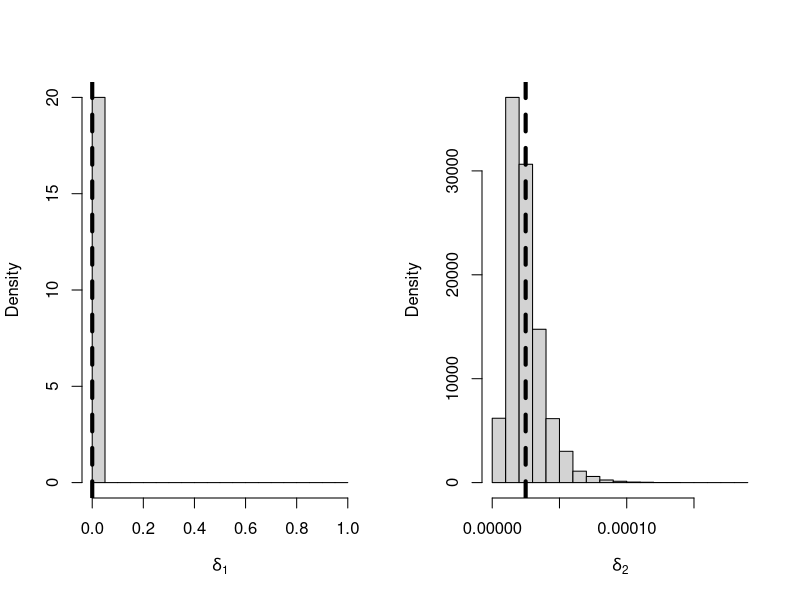
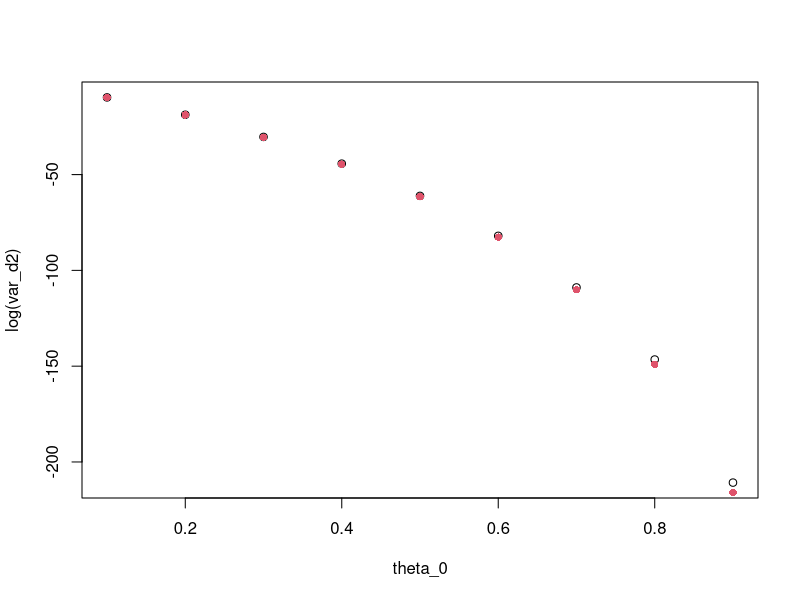

These figures' R source, in order:
get_delta_1 <- function(sample){
   as.numeric(
     sample[1] == 1
   )
}
get_delta_2 <- function(sample, Ntrial){
  n <- length(sample)
  S <- sum(sample) ## T in the exam's notation
  ld2 <- log(Ntrial) + lchoose(Ntrial*(n-1), S-1) - lchoose(Ntrial*n, S)
  return(exp(ld2))
}
CRLB <- function(theta, k, size){
  Itheta <- k/(theta*(1-theta))
  gprime <- -k*(1-theta)^k * (k*theta-1)/(theta-1)^2
  return(
    gprime^2 / (size*Itheta)
  )
}
compute_MSE <- function(theta0, hats){
  VV <- var(hats)
  BB <- mean(hats) - theta0
  MSE <- VV + BB^2
  EQM <- mean((hats-theta0)^2)
  return(data.frame(
    est_variance = VV,
    est_bias = BB,
    mse = MSE,
    eqm = EQM
  ))
}

get_est_properties <- function(theta0, Nt, Nobs, Nrep){
  gtheta0 <- exp(log(Nt) + log(theta0) + (Nt-1)*log1p(-theta0))
  
  all.replicates <- matrix(NA, ncol = Nobs, nrow = Nrep)
  for(i in 1:Nrep){
    all.replicates[i, ] <- rbinom(n = Nobs, size = Nt, prob = theta0)
  }
  
  D1.ests <- apply(all.replicates, 1, get_delta_1)
  D2.ests <- apply(all.replicates, 1, get_delta_2, Ntrial = Nt)
  
  vv <- tibble::tibble(
    theta_0 =  theta0,
    var_d1 = var(D1.ests),
    var_d2 = var(D2.ests),
    cramer_rao = CRLB(theta0, k = Nt, size = Nobs)
  )
  
  out <- list(
    D1_hat = D1.ests,
    D2_hat = D2.ests,
    gtheta = gtheta0,
    var_stuff = vv
  )
  return(out)
}
##################
K <- 50 ## k
n.obs <- 50 ## n
n.rep <- 1E5

Exemplo <- get_est_properties(theta0 = .234, Nt = K,
                              Nobs = n.obs, Nrep = n.rep)


par(mfrow = c(1, 2))
hist(Exemplo$D1_hat, probability = TRUE, main = "",
     xlab = expression(delta[1]))
abline(v = Exemplo$gtheta, lwd = 4, lty = 2)

hist(Exemplo$D2_hat, probability = TRUE,  main = "",
     xlab = expression(delta[2]))
abline(v = Exemplo$gtheta, lwd = 4, lty = 2)

Exemplo$var_stuff

thetas <- 1:9/10

all.ests <- lapply(thetas, function(p) {
  get_est_properties(theta0 = p, Nt = K,
                     Nobs = n.obs, Nrep = n.rep)
})

results <- do.call(rbind,
                   lapply(all.ests, function(x) x$var_stuff))

print(xtable::xtable(results, type = "latex", digits=-10),
      file = "binom_estimation.tex")


par(mfrow = c(1, 1))
library(ggplot2)
pp <- ggplot(data = results, 
             aes(x = ))
plot(log(var_d2)~theta_0, results)
points(log(cramer_rao)~theta_0, results, pch = 16, col = 2)

results
